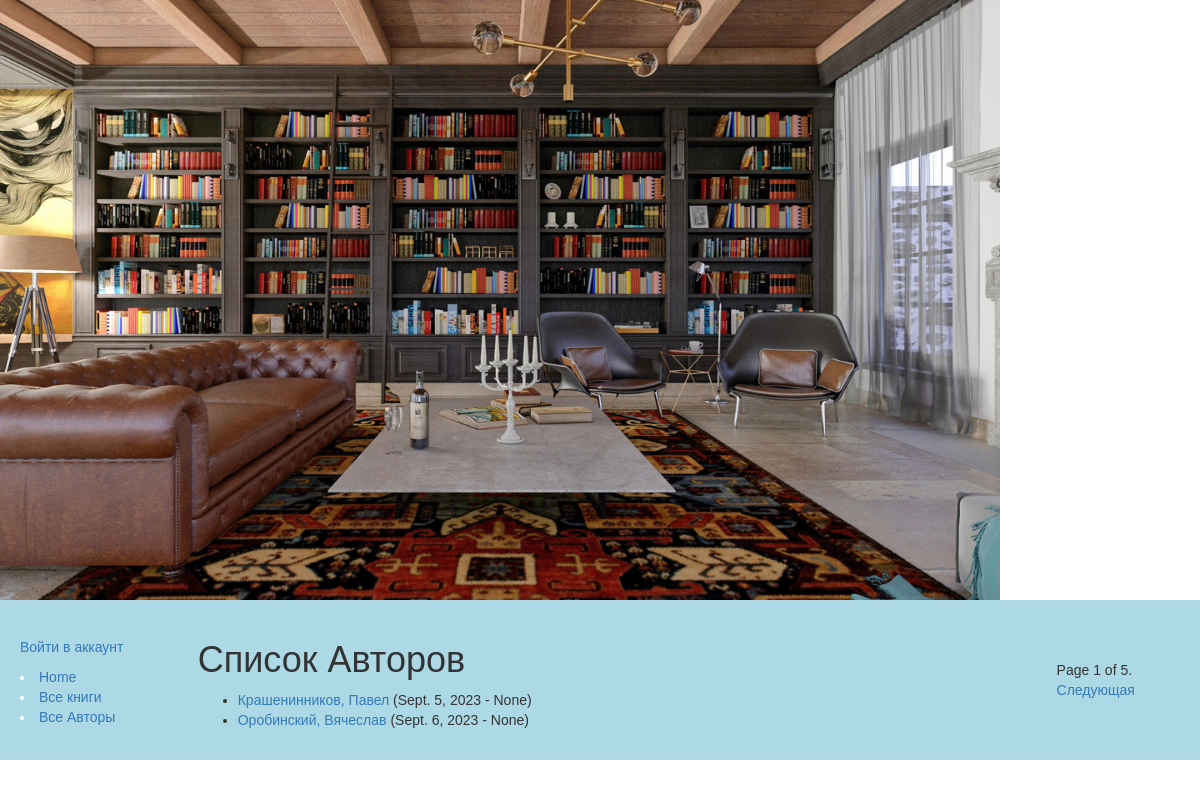
Screenshot of /catalog/authors/ with the database file from the repository.
### catalog/models.py (models this page shows)
class Author(models.Model):
        first_name = models.CharField(max_length=100)
        last_name = models.CharField(max_length=100)
        date_of_birth = models.DateField(null=True, blank=True)
        date_of_death = models.DateField('Died', null=True, blank=True)
        def get_absolute_url(self):
            return reverse('author-detail', args=[str(self.id)])
        def __str__(self):
            return '%s, %s' % (self.last_name, self.first_name)

### catalog/views.py (the view)
class AuthorListView(generic.ListView):
    model = Author
    paginate_by = 2

### catalog/templates/catalog/author_list.html (shortened to what this page needs)
<!DOCTYPE html>
<html lang="en">
<head>
</head>
<body>
</body>
</html>
{% extends "base_generic.html" %}
{% block content %}
    <h1>Список Авторов</h1>
    {% if author_list %}
    <ul>
      {% for author in author_list %}
      <li>
        <a href="{{ author.get_absolute_url }}">{{ author}}</a> ({{author.date_of_birth}} - {{author.date_of_death}})
      </li>
      {% endfor %}
    </ul>
    {% else %}
      <p>Авторов ещё нет.</p>
    {% endif %}
{% endblock %}

### catalog/static/css/styles.css (style rules this page uses)
body { font-family: ‘Arial’, sans-serif; margin: 0; }
li a { text-decoration: none; }

### rows the page displays
Author: last_name+first_name "Крашенинников, Павел", date_of_birth "Sept. 5, 2023", date_of_death "None"
Author: last_name+first_name "Оробинский, Вячеслав", date_of_birth "Sept. 6, 2023", date_of_death "None"

### other values shown
{{ page_obj.number }} "1"
{{ page_obj.paginator.num_pages }} "5"
